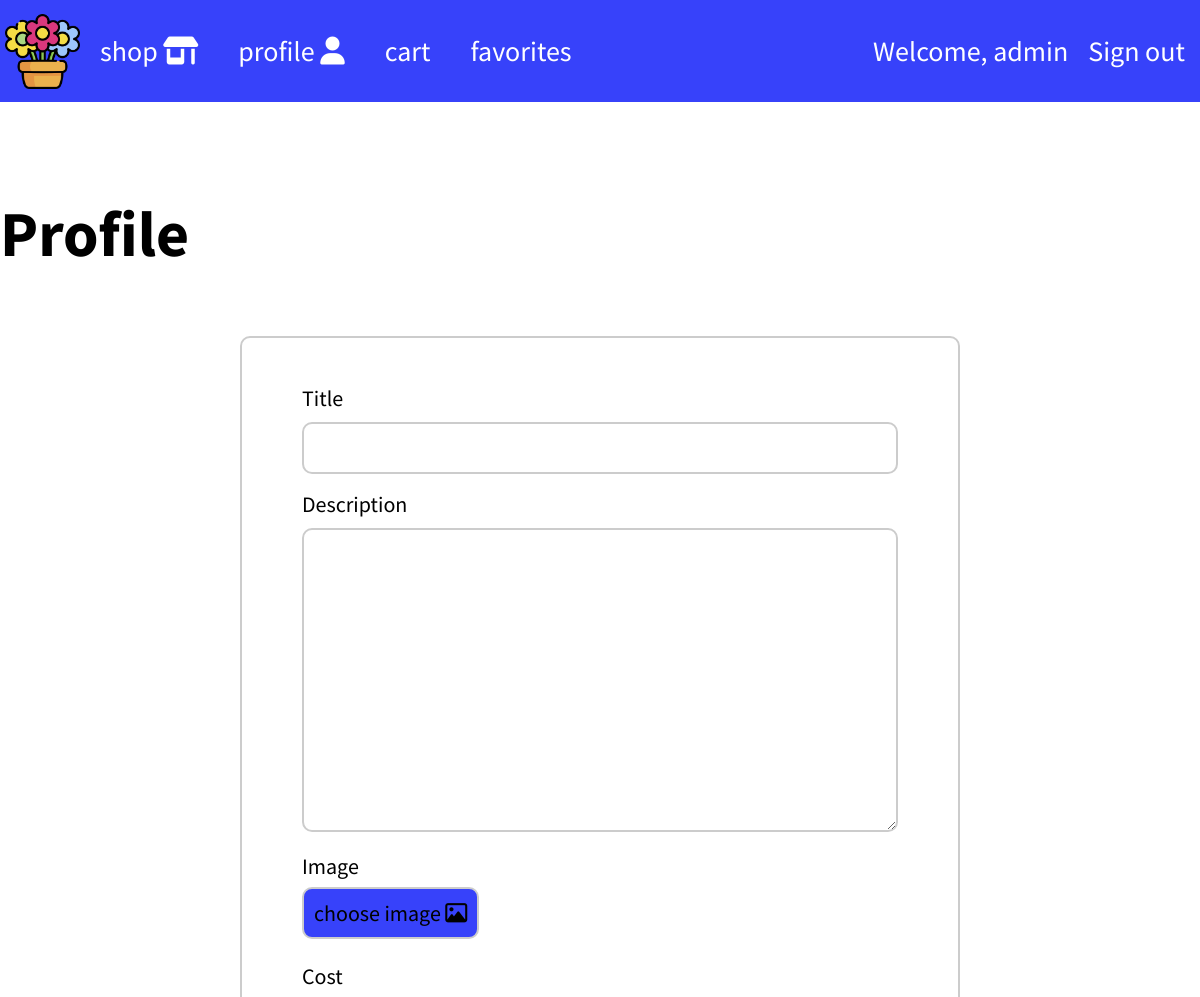
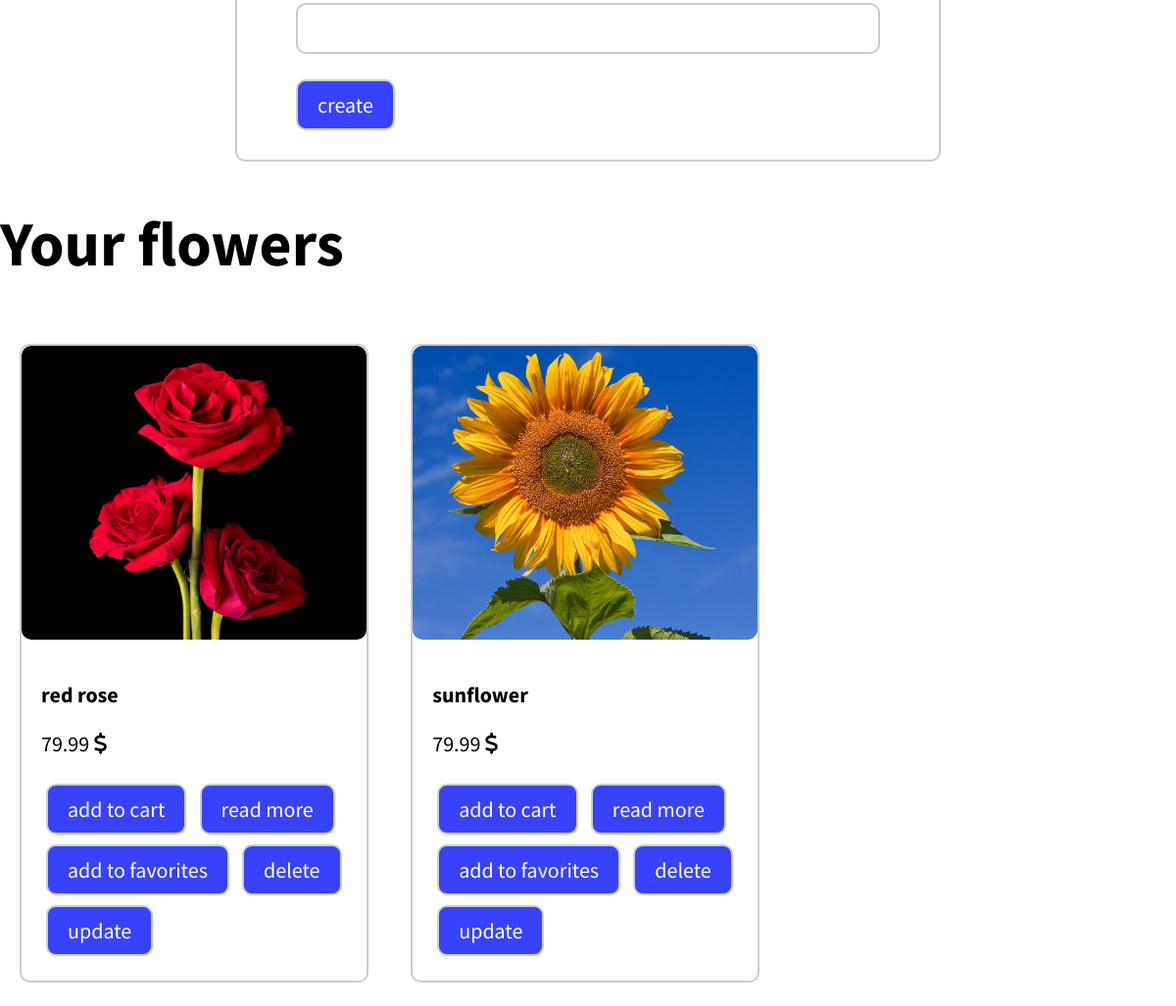
/accounts/profile/ (signed in), run on the app's committed database (2 pictures, top to bottom).
### products/models.py (models this page shows, shortened)
class Flower(models.Model):
	title = models.CharField(max_length = 50)
	description = models.TextField(max_length = 500)
	owner = models.ForeignKey(User, on_delete = models.CASCADE)
	slug = models.SlugField(unique = True)
	created = models.DateTimeField(auto_now_add = True)
	updated = models.DateTimeField(auto_now = True)
	image = models.ImageField()
	cost = models.FloatField()

### accounts/views.py (the view)
# urls.py: path("profile/", profile_view, name = "profile"),
def profile_view(request):
	if request.method == "POST":
		form = CreateFlowerForm(request.POST, request.FILES)
		if form.is_valid():
			title = form.cleaned_data.get("title")
			description = form.cleaned_data.get("description")
			image = form.cleaned_data.get("image")
			cost = form.cleaned_data.get("cost")
			flower = Flower.objects.create(
					title = title,
					description = description,
					image = image,
					cost = cost,
					owner = request.user
				)
			flower.save()
			form = CreateFlowerForm()
	else:
		form = CreateFlowerForm()
	ctx = {
		"form": form,
		"flowers": Flower.objects.filter(owner = request.user)
	}
	return render(request, "accounts/profile.html", ctx)

### products/forms.py
class CreateFlowerForm(forms.ModelForm):
	class Meta:
		model = Flower
		fields = ["title", "description", "image", "cost"]

### accounts/templates/accounts/profile.html (shortened to what this page needs)
{% extends "base.html" %}
{% load static %}
{% block links %}
	<link rel="stylesheet" href="{% static 'accounts/css/style.css' %}">
{% endblock links%}
{% block main %}
	<div class="container">
		<h1>Profile</h1>
		<div class = profile-card>
			<div class = profile-avatar>
			</div>
		</div>
		<form method="POST", enctype = "multipart/form-data">
			{% for field in form %}
				{% if field.label == "Image" %}
					<p class = "form-image">
					<label>{{ field.label }}</label>
					<span class = "choose-image">choose image <i class="fa-regular fa-image"></i> </span>
					</p>
				{% else %}
				<p>
					<label>{{ field.label }}</label>
					{{ field }}
				</p>
				{% endif %}
			{% endfor %}
			<button>create</button>
		</form>
		<div>
			<h1>Your flowers</h1>
			{% for flower in flowers %}
			{% include "card.html" %}
			{% endfor %}
		</div>
	</div>
{% endblock main %}

### templates/nav.html
{% load static %}
	<nav class = "menu">
		<div class = "container menu-content">
			<div>
				<img src = "{% static 'images/flower-pot.png' %}" alt = "flower logo">
				<a href = "{% url 'shop' %}">shop <i class="fa-solid fa-shop"></i> </a>
				{% if request.user.is_authenticated %}
					<a href = "{% url 'profile' %}">profile <i class="fa-solid fa-user"></i> </a>
					<a href = "{% url 'cart' %}">cart</a>
					<a href="{% url 'favorites' %}">favorites</a>
				{% endif %}
			</div>
			<div>
				{% if not request.user.is_authenticated %}
					<a href = "{% url 'sign_in' %}">Sign in <i class="fa-solid fa-arrow-right-to-bracket"></i> </a>
					<a href = "{% url 'sign_up' %}">Sign up <i class="fa-solid fa-user-plus"></i> </a>
				{% else %}
					<p>Welcome, {{request.user.username}}</p>
					<a href = "{% url 'sign_out' %}">Sign out</a>
				{% endif %}
			</div>
		</div>
	</nav>

### templates/card.html
<div class="card">
	<img src="{{ flower.image.url }}">
	<div class="card-content">
		<h2>{{ flower.title }}</h2>
		<p>{{ flower.cost }} <i class="fa-solid fa-dollar-sign"></i> </p>
		<a href="{% url 'add_to_cart' flower.slug %}">add to cart</a>
		<a href="{% url 'detail' flower.slug %}">read more</a>
		<a href="{% url 'handle_favorites' flower.slug %}">
			{% if flower.is_favorite %}
				remove from favorites
			{% else %}
				add to favorites
			{% endif %}
		</a>
		{% if request.user == flower.owner %}
		<a href="{% url 'delete' flower.slug %}">delete</a>
		<a href="{% url 'update' flower.slug %}">update</a>
		{% endif %}
	</div>
</div>

### accounts/static/accounts/css/style.css (style rules this page uses)
.choose-image { position: absolute ; font-size: 22px ; left: 0px ; border-radius: 10px ; top: 35px ; z-index: -1 ; background-color: #3742fa ; border-width: 2px ; border-color: #ccc ; border-style: solid ; padding: 10px ; }
.form-image { position: relative ; }

### static/css/style.css (style rules this page uses)
* { font-family: 'Source Sans Pro', sans-serif ; box-sizing: border-box ; }
.menu { background-color: #3742fa ; padding: 5px ; position: fixed ; width: 100% ; top: 0 ; left: 0 ; z-index: 1 ; }
.menu a { color: white ; text-decoration: none ; font-size: 28px ; margin: 0px 20px ; }
.menu-content { display: flex; justify-content: space-between ; }
.container { width: 1200px ; margin: auto ; }
.menu img { width: 75px ; }
.menu-content div { display: flex ; align-items: center ; }
.menu-content p { font-size: 28px ; color: white ; }
body { margin: 0px ; }
label { font-size: 28px ; }
form { width: 60% ; margin: 0 auto ; border: 2px solid #ccc ; border-radius: 10px ; padding: 30px 60px ; }
input, textarea { width: 100% ; padding: 10px 20px ; margin-top: 10px ; font-size: 22px; border-radius: 10px ; border: 2px solid #ccc ; outline: none ; }
button, .card a { font-size: 22px ; background-color: #3742fa ; border: 2px solid #ccc ; padding: 10px 20px ; border-radius: 10px ; margin-top: 10px ; color: white ; }
h1 { font-size: 64px ; }
label { font-size: 22px ; }
.card { width: calc(33% - 40px) ; margin: 20px ; display: inline-block ; border: 2px solid #ccc ; border-radius: 10px ; overflow: hidden; }
.card img { width: 100% ; height: 300px ; object-fit: cover ; border-radius: 10px ; }
.card-content { padding: 20px ; }
.card a { display: inline-block ; text-decoration: none ; margin : 5px ; }
.card-content h2 { font-size: 22px ; }
.card-content p { font-size: 22px ; }

### data on the page
Flower: image (picture), title "red rose", cost "79.99", shows "delete"
Flower: image (picture), title "sunflower", cost "79.99", shows "delete"

### other printed values
{{ request.user.username }} "admin"
{{ field.label }} "Title" "Description" "Cost"
{{ field.label }} "Image"
